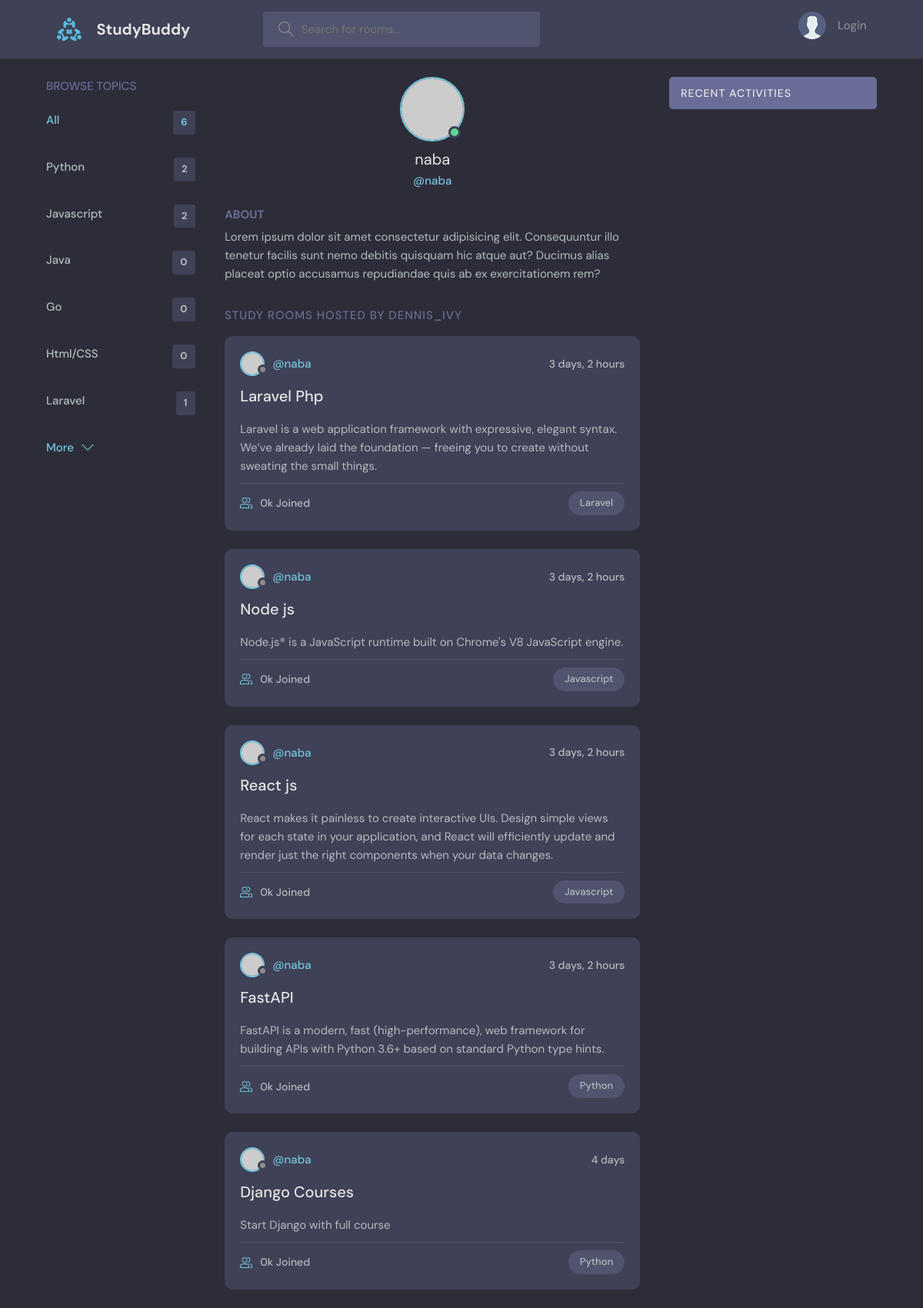
The app's page /profile/1/, older data.
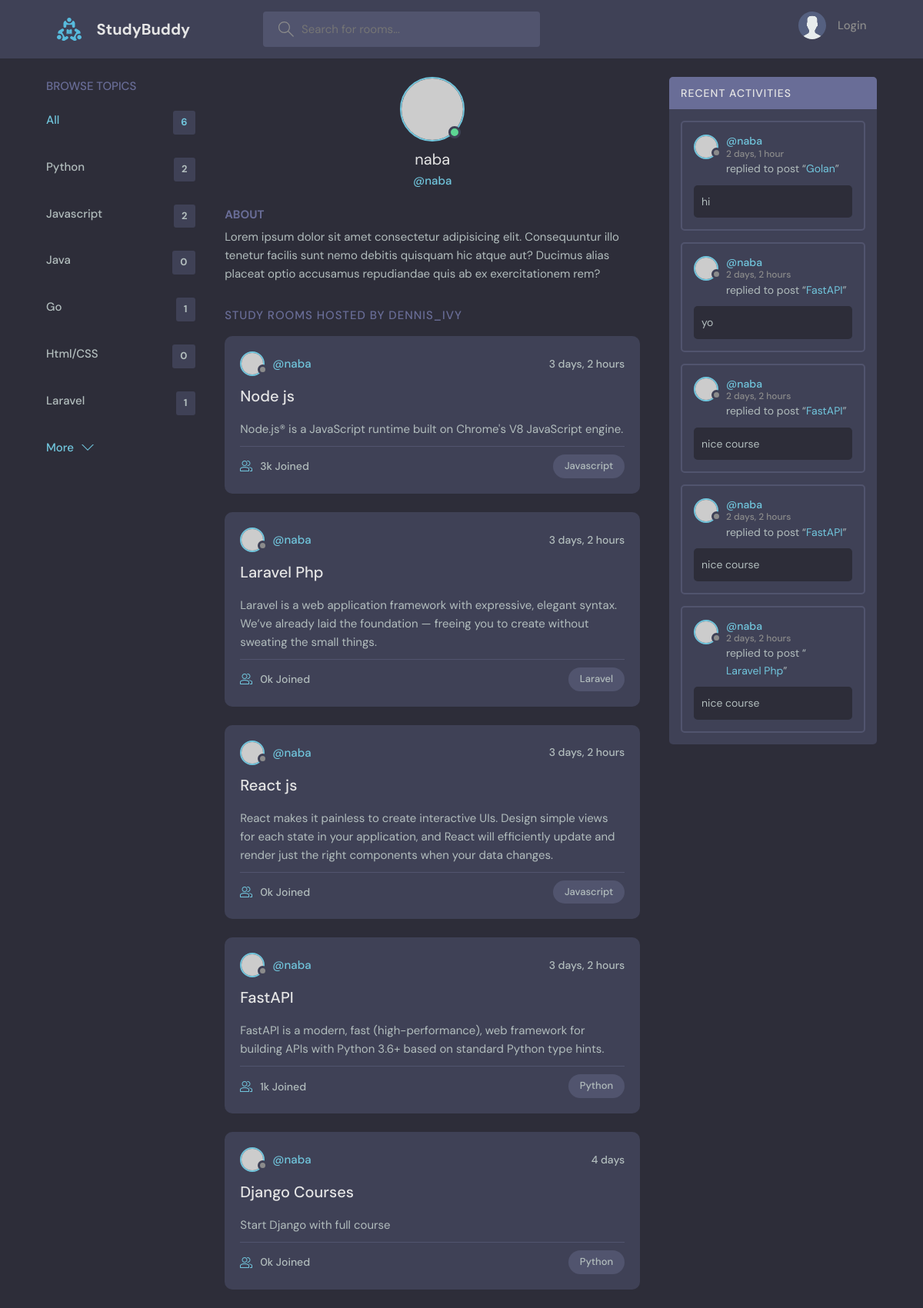
The same page, newer data.
### base/models.py (models this page shows, shortened)
class Topic(models.Model):
    name = models.CharField(max_length=200)

class Room(models.Model):
    user = models.ForeignKey(User, on_delete=models.SET_NULL, null=True)
    topic = models.ForeignKey(Topic, on_delete=models.SET_NULL, null=True)
    name = models.CharField(max_length=128)
    description = models.TextField(null=True, blank=True)
    participants = models.ManyToManyField(User, related_name='participants', blank=True)
    updated = models.DateTimeField(auto_now=True)
    created = models.DateTimeField(auto_now_add=True)
    class Meta:
        ordering = ['-updated','created']
    def __str__(self):
        return self.name

class Message(models.Model):
    user = models.ForeignKey(User, on_delete=models.CASCADE)
    room = models.ForeignKey(Room, on_delete=models.CASCADE)
    body = models.TextField()
    updated = models.DateTimeField(auto_now=True)
    created = models.DateTimeField(auto_now_add=True)
    class Meta:
        ordering = ['-updated','created']

### base/views.py (the view)
# urls.py: path('profile/<str:pk>/', views.user_profile, name='user_profile'),
def user_profile(request, pk):
    user = User.objects.get(pk=pk)
    rooms = user.room_set.all()
    room_messages = user.message_set.all()
    topics = Topic.objects.all()
    context = {
        'user' : user,
        'rooms' : rooms,
        'room_messages' : room_messages,
        'topics' : topics
        }
    return render(request, 'base/profile.html', context)

### base/templates/base/profile.html (shortened to what this page needs)
{% extends 'main.html' %} {% block content %}
<main class="profile-page layout layout--3">
  <div class="container">
    <div>{% include 'base/topics_component.html' %}</div>
    <div class="roomList">
      <div class="profile">
        <div class="profile__avatar">
          <div class="avatar avatar--large active">
            <img src="https://randomuser.me/api/portraits/men/11.jpg" />
          </div>
        </div>
        <div class="profile__info">
          <h3>{{user.username}}</h3>
          <p>@{{user.username}}</p>
        </div>
        <div class="profile__about">
          <h3>About</h3>
          <p>
            Lorem ipsum dolor sit amet consectetur adipisicing elit. Consequuntur illo tenetur
            facilis sunt nemo debitis quisquam hic atque aut? Ducimus alias placeat optio
            accusamus repudiandae quis ab ex exercitationem rem?
          </p>
        </div>
      </div>
      <div class="roomList__header">
        <div>
          <h2>Study Rooms Hosted by dennis_ivy</a>
          </h2>
        </div>
      </div>
      <div>{% include 'base/feed_component.html' %}</div>
    </div>
    <div>{% include 'base/activity_component.html' %}</div>
  </div>
</main>
{% endblock content %}

### templates/main.html (shortened to what this page needs)
<!DOCTYPE html>
{% load static %}
<html lang="en">
  <head>
    <link rel="stylesheet" href="{% static 'styles/style.css' %}" />
  </head>
  <body>
    {% include 'navbar.html' %}
    {% block content %}
    {% endblock %}
  </body>
</html>

### templates/navbar.html (shortened to what this page needs)
{% load static %}
<header class="header header--loggedIn">
    <div class="container">
      <a href="{% url 'home' %}" class="header__logo">
        <img src="{% static 'images/logo.svg' %}" />
        <h1>StudyBuddy</h1>
      </a>
      <form class="header__search" method="GET" action="{% url 'home' %}">
        <label>
          <input type="text" name="q" placeholder="Search for rooms..." />
        </label>
      </form>
      <nav class="header__menu">
        {% if request.user.is_authenticated %}
        <div class="header__user">
          <a href="profile.html">
            <div class="avatar avatar--medium active">
              <img src="https://randomuser.me/api/portraits/men/37.jpg" />
            </div>
            <p>{{request.user.username}} <span>@john_doe</span></p>
          </a>
          <button class="dropdown-button">
            <svg version="1.1" xmlns="http://www.w3.org/2000/svg" width="32" height="32" viewBox="0 0 32 32">
              <title>chevron-down</title>
              <path d="M16 21l-13-13h-3l16 16 16-16h-3l-13 13z"></path>
            </svg>
          </button>
        </div>
        {% else %}
        <a href="{% url 'login' %}">
          <img src="{% static 'images/avatar.svg' %}" />
          <p>Login</p>
        </a>
        {% endif %}
      </nav>
    </div>
  </header>

### base/templates/base/topics_component.html
<div class="topics">
    <div class="topics__header">
      <h2>Browse Topics</h2>
    </div>
    <ul class="topics__list">
      <li>
        <a href="{% url 'home' %}" class="active">All <span>{{topics.count}}</span></a>
      </li>
      {% for topic in topics %}
      <li><a href="{% url 'home' %}?q={{topic.name}}">{{ topic.name }}<span>{{topic.room_set.all.count}}</span></a></li>
      {% endfor %}
    </ul>
    <a class="btn btn--link" href="topics.html">
      More
      <svg version="1.1" xmlns="http://www.w3.org/2000/svg" width="32" height="32" viewBox="0 0 32 32">
        <title>chevron-down</title>
        <path d="M16 21l-13-13h-3l16 16 16-16h-3l-13 13z"></path>
      </svg>
    </a>
  </div>

### base/templates/base/feed_component.html (shortened to what this page needs)
{% for room in rooms %}
<div class="roomListRoom">
    <div class="roomListRoom__header">
      <a href="{% url 'user_profile' room.user.id %}" class="roomListRoom__author">
        <div class="avatar avatar--small">
          <img src="https://randomuser.me/api/portraits/women/11.jpg" />
        </div>
        <span>@{{room.user.username}}</span>
      </a>
      <div class="roomListRoom__actions">
        <span>{{room.created|timesince}}</span>
      </div>
    </div>
    <div class="roomListRoom__content">
      <a href="{% url 'room' room.id %}">{{room.name}}</a>
      <p>
        {{room.description}}
      </p>
    </div>
    <div class="roomListRoom__meta">
      <a href="{% url 'room' room.id %}" class="roomListRoom__joined">
        {{room.participants.all.count}}k Joined
      </a>
      <p class="roomListRoom__topic">{{room.topic.name}}</p>
    </div>
  </div>
{% endfor %}

### base/templates/base/activity_component.html (shortened to what this page needs)
<div class="activities">
    <div class="activities__header">
      <h2>Recent Activities</h2>
    </div>
    {% for message in room_messages %}
    <div class="activities__box">
      <div class="activities__boxHeader roomListRoom__header">
        <a href="profile.html" class="roomListRoom__author">
          <div class="avatar avatar--small">
            <img src="https://randomuser.me/api/portraits/women/11.jpg" />
          </div>
          <p>
            @{{message.user.username}}
            <span>{{ message.created|timesince }}</span>
          </p>
        </a>
      </div>
      <div class="activities__boxContent">
        <p>replied to post “<a href="{% url 'room' message.room.id %}">{{message.room}}</a>”</p>
        <div class="activities__boxRoomContent">
            {{message.body}}
        </div>
      </div>
    </div>
    {% endfor %}
  </div>

Row changes from the older to the newer data that the page shows:
computed for Topic "Go": room_set.all.count "0" → "1"
changed Room "Node js": participants.all.count "0" → "3"; moves up the list
computed for Room "FastAPI": participants.all.count "0" → "1"
added Message: user.username "naba", created "2 days, 1 hour", room "Golan", body "hi"
added Message: user.username "naba", created "2 days, 2 hours", room "FastAPI", body "yo"
added Message: user.username "naba", created "2 days, 2 hours", room "FastAPI", body "nice course"
added Message: user.username "naba", created "2 days, 2 hours", room "FastAPI", body "nice course"
added Message: user.username "naba", created "2 days, 2 hours", room "Laravel Php", body "nice course"
